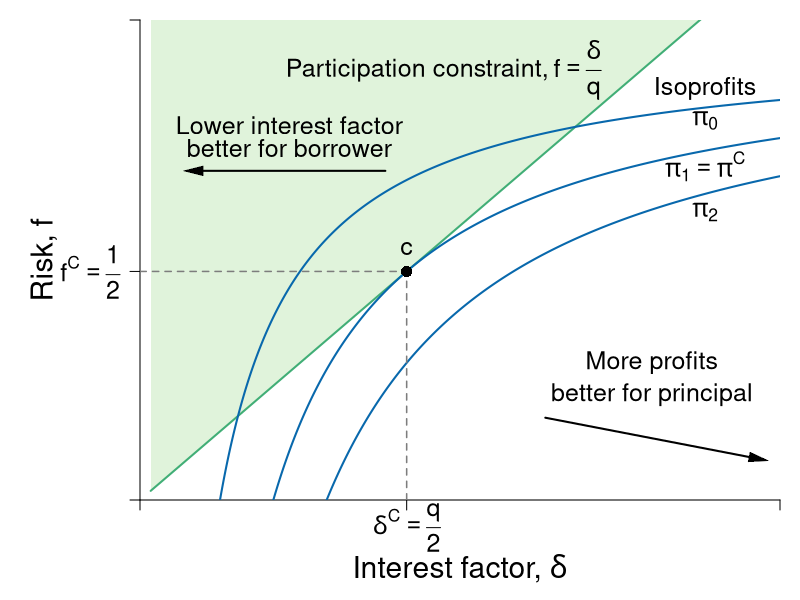

This figure's R source:
#Graph Designer: Simon Halliday, Scott Cohn
#Authors: Bowles, Foley and Halliday
#Title: Coordination, Conflict and Competition: A Text in Microeconomics

library(shape)
pdf(file = "credit/contractual_risk.pdf", width = 8, height = 6)

#Set parameters for graphics
axislabelsize <- 1.8
labelsize <- 1.5
namesize <- 1.8
annotatesize <- 1.5
graphlinewidth <- 2
segmentlinewidth <- 1.5

COL <- c("#7fc97f", "#beaed4", "#fdc086", "#ffff99", "#386cb0", "#f0027f", "#bf5b17", "#666666")
COLA <- c("#e0f3db", "#99d8c9","#66c2a4","#41ae76", "#238b45", "#005824")
COLB <- c("#c6dbef", "#4eb3d3", "#2b8cbe", "#0868ac","#084081")
COLC <- c("#fcfbfd", "#efedf5", "#dadaeb", "#bcbddc", "#9e9ac8", "#807dba", "#6a51a3", "#54278f", "#3f007d")
grays <- gray.colors(25, start = 1, end = 0, alpha = 1)

#Edited the margins to cater for the larger LHS labels
par(mar =  c(5, 7, 1, 1))

PCFn <- function(delta, q = 0.5) {
  delta/q
}

isoreturnFn <- function(delta, pi=0.125) {
  1 - (pi)/delta
}

xlims <- c(0, 0.6)
ylims <- c(0, 1.05)

npts <- 501 
x <- seq(xlims[1], xlims[2], length.out = npts)
y <- seq(ylims[1], ylims[2], length.out = npts) 
a <- c(2, 4, 6)

plot(0, 0, xlim = xlims, ylim = ylims, type = "n",
     xlab = expression(paste("")),
     ylab = expression(paste("")), 
     xaxt = "n", 
     yaxt = "n", 
     cex.lab = axislabelsize, 
     bty = "n", 
     xaxs = "i", 
     yaxs = "i"
)


ticksy <- c(ylims[1], isoreturnFn(delta= 0.25), ylims[2])
ylabels <- c(NA, expression(paste(f^C, phantom()==frac(1,2))), NA)
ticksx <- c(xlims[1], 0.25, xlims[2])
xlabels <- c(NA, NA, NA)
text(0.25, -0.06, expression(paste(delta^C, phantom()==frac(q, 2))), xpd = TRUE, cex = labelsize) 


axis(1, at = ticksx, pos = 0, labels = xlabels, cex.axis = labelsize)
axis(2, at = ticksy, pos = 0, labels = ylabels, las = 1, cex.axis = labelsize)

npts <- 500 
xx1 <- seq(0.01, xlims[2], length.out = npts)
xx2 <- seq(0, xlims[2], length.out = npts)
xx3 <- seq(1.5, 2.5, length.out = npts)
xx4 <- seq(3, 5, length.out = npts)
xx5 <- seq(7, 9, length.out = npts)



#Draw the polygon for feasibility
xpoly1 <- c(0.01, xx1, 0.01, 0.01)
ypoly1 <- c(0.01, PCFn(xx1), ylims[2], 0.01)
polygon(x = xpoly1, y = ypoly1, col = COLA[1], density = NULL, border = NA)


#Draw the graphs
lines(xx1, PCFn(xx1), col = COLA[4], lwd = graphlinewidth)
lines(xx1, isoreturnFn(xx1), col = COLB[4], lwd = graphlinewidth)
lines(xx1, isoreturnFn(xx1, pi = 0.075), col = COLB[4], lwd = graphlinewidth)
lines(xx1, isoreturnFn(xx1, pi = 0.175), col = COLB[4], lwd = graphlinewidth)


#Label the feasible frontier
text(0.14, 0.82, expression("Lower interest factor"), cex = labelsize)
text(0.14, 0.77,  expression("better for borrower"), cex = labelsize)
Arrows(0.23, 0.72, 0.05, 0.72, col = "black", lty = 1, lwd = 2, arr.type = "triangle", arr.lwd = 0.5)

#text(0.14, 0.82, expression("Feasible combinations"), cex = labelsize)
#text(0.14, 0.77,  expression("of risk and interest"), cex = labelsize)
# text(3.2, 0.5, expression("(production possibilities frontier)"), cex = labelsize)
# Arrows(4.35, 0.95, 8.1, 0.95, col = "black", lty = 1, lwd = 2, arr.type = "triangle", arr.lwd = 0.5)

#Axis labels
#mtext(expression(paste("Interest factor, ", delta)), side = 1, line = 2.5, cex = axislabelsize)
text(-0.09, 0.5*(ylims[2]), expression(paste("Risk, ", f)), xpd = TRUE, cex = axislabelsize, srt = 90) 
text(0.5*(xlims[2]), -0.15, expression(paste("Interest factor, ", delta)), xpd = TRUE, cex = axislabelsize) 


Arrows(0.38, 0.18, 0.58, 0.09, col = "black", lty = 1, lwd = 2, arr.type = "triangle", arr.lwd = 0.5)
text(0.48, 0.3, expression(paste('More profits')), cex = labelsize, xpd = TRUE)
text(0.48, 0.23, expression(paste('better for principal')), cex = labelsize, xpd = TRUE)



#Label participation constraint
text(0.26, 0.94, expression(paste("Participation constraint,")), cex = labelsize)
text(0.41, 0.94, expression(paste(f == frac(delta, q))), cex = labelsize, xpd = TRUE)

#Label Iso-profit
text(0.53, 0.9, expression(paste("Isoprofits")), cex = labelsize)
text(0.53, 0.83, expression(paste(pi[0])), cex = labelsize)
text(0.53, 0.73, expression(paste(pi[1] == pi^C)), cex = labelsize)
text(0.53, 0.63, expression(paste(pi[2])), cex = labelsize)

segments(0, isoreturnFn(0.25), 0.25, isoreturnFn(0.25), lty = 2, col = grays[20] , lwd = segmentlinewidth)
segments(0.25, 0, 0.25, isoreturnFn(0.25), lty = 2, col = grays[20] , lwd = segmentlinewidth)
text(0.25, isoreturnFn(0.25) + 0.05, expression(paste(c)), cex = labelsize)
points(0.25, isoreturnFn(0.25), pch = 16, col = "black", cex = 1.5)



dev.off()
